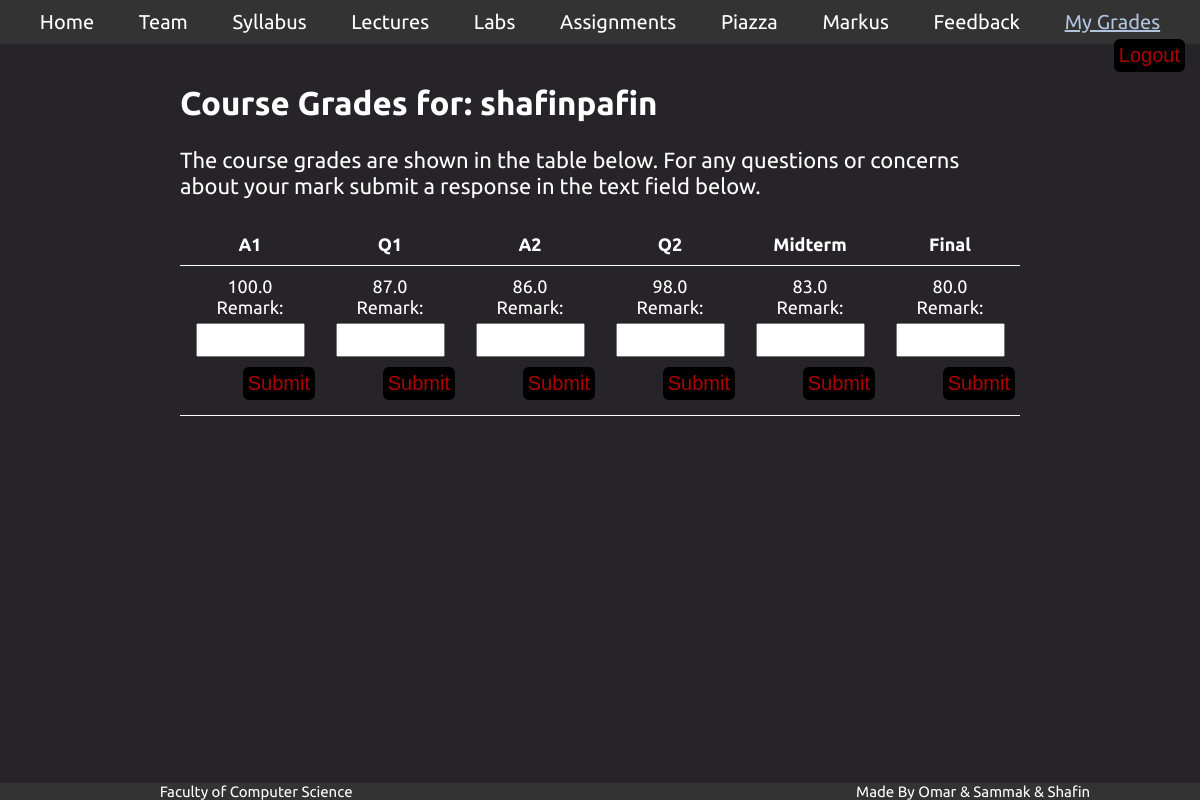
/mygrades (signed in), run on the app's committed database.
### tables this page shows
CREATE TABLE "marks" (
	"userName"	TEXT,
	"a1"	REAL,
	"q1"	REAL,
	"a2"	REAL,
	"q2"	REAL,
	"Midterm"    REAL,
	"Final"    REAL,
	PRIMARY KEY("userName")
);

### A3/app.py (the view)
@app.route("/mygrades")
def grades():
    userData = query_db('select * from marks where userName=?', [current_user], one = True)
    return render_template('grades.html', name = user_position,  user = current_user, studentGrades = userData)

### A3/app.py (called while the page is built)
def get_db():
    db = getattr(g, '_database', None)
    if db is None:
        db = g._database = sqlite3.connect(DATABASE)
    return db

def query_db(query, args = (), one = False):
    cur = get_db().execute(query, args)
    rv = cur.fetchall()
    cur.close()
    return (rv[0] if rv else None) if one else rv

@app.teardown_appcontext
def close_connection(exception):
    db = getattr(g, '_database', None)
    if db is not None:
        db.close()

### A3/templates/grades.html (shortened to what this page needs)
<!DOCTYPE html>
<html>
    <head>
        <link
            rel="stylesheet"
            href="{{ url_for('static',filename='style.css') }}"
         />
    </head>
    <body>
        <div class="menu">
            <ul>
                <li><a href="/home">Home</a></li>
                <li><a href="/courseTeam">Team</a></li>
                <li><a href="/syllabus">Syllabus</a></li>
                <li><a href="/lectures">Lectures</a></li>
                <li><a href="/labs">Labs</a></li>
                <li><a href="/assignments">Assignments</a></li>
                <li>
                    <a
                        href="https://piazza.com/class/kk052lckppx73x?cid=217"
                        target="_blank"
                    >Piazza</a
                    >
                </li>
                <li>
                    <a href="https://markus.utsc.utoronto.ca/cscb20w21/" target="_blank"
                      >Markus</a
                    >
                </li>
                {% if name == "students" %}
                <li><a href="/feedback">Feedback</a></li>
                <li><a class="current-tab" href="/mygrades"> My Grades</a></li>
                {% elif name == "instructors" %}
                <li><a href="/myFeedback">My Feedback</a></li>
                <li><a href="/gradesall">Grades</a></li>
                {% endif %}
                <form action="/logout">
                    <button>Logout</button>
                </form>
            </ul>
        </div>
        <div class="body-container">
            <div class="text-block">
                <h2>Course Grades for: {{user}}</h2>
                <p>
                    The course grades are shown in the table below. For any questions or concerns about your mark submit a response in the text field below.
                </p>
                <div class="grid-containerGrades">
                    <div class="grid-header">A1</div>
                    <div class="grid-header">Q1</div>
                    <div class="grid-header">A2</div>
                    <div class="grid-header">Q2</div>
                    <div class="grid-header">Midterm</div>
                    <div class="grid-header">Final</div>
                    <div class="grid-item">{{studentGrades[1]}}
                        <form action="/remarkA1" method="post">
                            <label for="remark-a1">Remark:</label><br />
                            <input type="text" id="Remark" name="remark-a1"><br>
                            <button class="btn">Submit</button>
                        </form>
                    </div>
                    <div class="grid-item">{{studentGrades[2]}}
                        <form action="/remarkQ1" method="post">
                            <label for="remark-q1">Remark:</label><br />
                            <input type="text" id="Remark" name="remark-q1"><br>
                            <button class="btn">Submit</button>
                        </form>
                    </div>
                    <div class="grid-item">{{studentGrades[3]}}
                        <form action="/remarkA2" method="post">
                            <label for="remark-a2">Remark:</label><br />
                            <input type="text" id="Remark" name="remark-a2"><br>
                            <button class="btn">Submit</button>
                        </form>
                    </div>
                    <div class="grid-item">{{studentGrades[4]}}
                        <form action="/remarkQ2" method="post">
                            <label for="remark-q2">Remark:</label><br />
                            <input type="text" id="Remark" name="remark-q2"><br>
                            <button class="btn">Submit</button>
                        </form>
                    </div>
                    <div class="grid-item">{{studentGrades[5]}}
                        <form action="/remarkMidterm" method="post">
                            <label for="remark-midterm">Remark:</label><br />
                            <input type="text" id="Remark" name="remark-midterm"><br>
                            <button class="btn">Submit</button>
                        </form>
                    </div>
                    <div class="grid-item">{{studentGrades[6]}}
                        <form action="/remarkFinal" method="post">
                            <label for="remark-final">Remark:</label><br />
                            <input type="text" id="Remark" name="remark-final"><br>
                            <button class="btn">Submit</button>
                        </form>
                    </div>
                </div>
            </div>
            <div id="footer">
                <a
                    href="https://web.cs.toronto.edu/contact-us/faculty-directory"
                    target="_blank"
                >Faculty of Computer Science</a
            >
            Made By Omar & Sammak & Shafin
        </div>
    </body>
</html>

### A3/static/style.css (style rules this page uses)
*, html, body { margin: 0; padding: 0; max-width: 100%; max-height: 100%; }
body { background-color: #262428; font-family: "Ubuntu"; }
li { display: inline-block; padding-left: 50px; padding-right: 50px; }
p { margin-top: 25px; margin-bottom: 25px; }
a { color: white; text-decoration: none; background: none; }
input { margin: 5px; min-width: 20%; max-width: 75%; min-height: 30px; max-height: 500px; width: 100%; font-size: large; }
button { background-color: rgb(0, 0, 0); border: none; color: rgb(175, 0, 0); padding: 5px; text-align: center; font-size: 20px; float: right; margin: 5px; border-radius: 6px; }
.current-tab { color: lightsteelblue; text-decoration-line: underline; }
.menu { background-color: #333; position: sticky; font-size: 23px; text-align: center; padding: 10px; top: 0; }
.body-container { margin: auto; width: 70%; padding-left: 50px; padding-right: 50px; margin-top: 20px; margin-bottom: 40px; }
.text-block { font-size: 22px; color: white; padding-top: 20px; padding-bottom: 20px; }
#footer { background-color: #333; position: fixed; left: 0; right: 0; bottom: 0; font-size: 15px; text-align: center; width: 100%; color: white; padding-left: 25px; padding-right: 25px; }
#footer a { margin-right: 500px; }
.grid-containerGrades { display: grid; grid-template-columns: auto auto auto auto auto auto; padding-bottom: 20px; }
.grid-header { text-align: center; font-weight: bolder; font-size: larger; border-bottom: solid; border-width: 1px; padding-top: 10px; padding-bottom: 10px; }
.grid-item { text-align: center; border-bottom: solid; border-width: 1px; padding-top: 10px; padding-bottom: 10px; }
@media only screen and (max-width: 1700px) { li { padding-left: 40px; padding-right: 40px; } }
@media only screen and (max-width: 1500px) { li { padding-left: 30px; padding-right: 30px; } }
@media only screen and (max-width: 1320px) { li { padding-left: 20px; padding-right: 20px; } }
@media only screen and (max-width: 1320px) { .grid-item, .grid-header { font-size: 18px; } }
@media only screen and (max-width: 1320px) { .menu { font-size: 20px; } }

### data on the page
marks: userName "shafinpafin", a1 "100.0", q1 "87.0", a2 "86.0", q2 "98.0", Midterm "83.0", Final "80.0"
